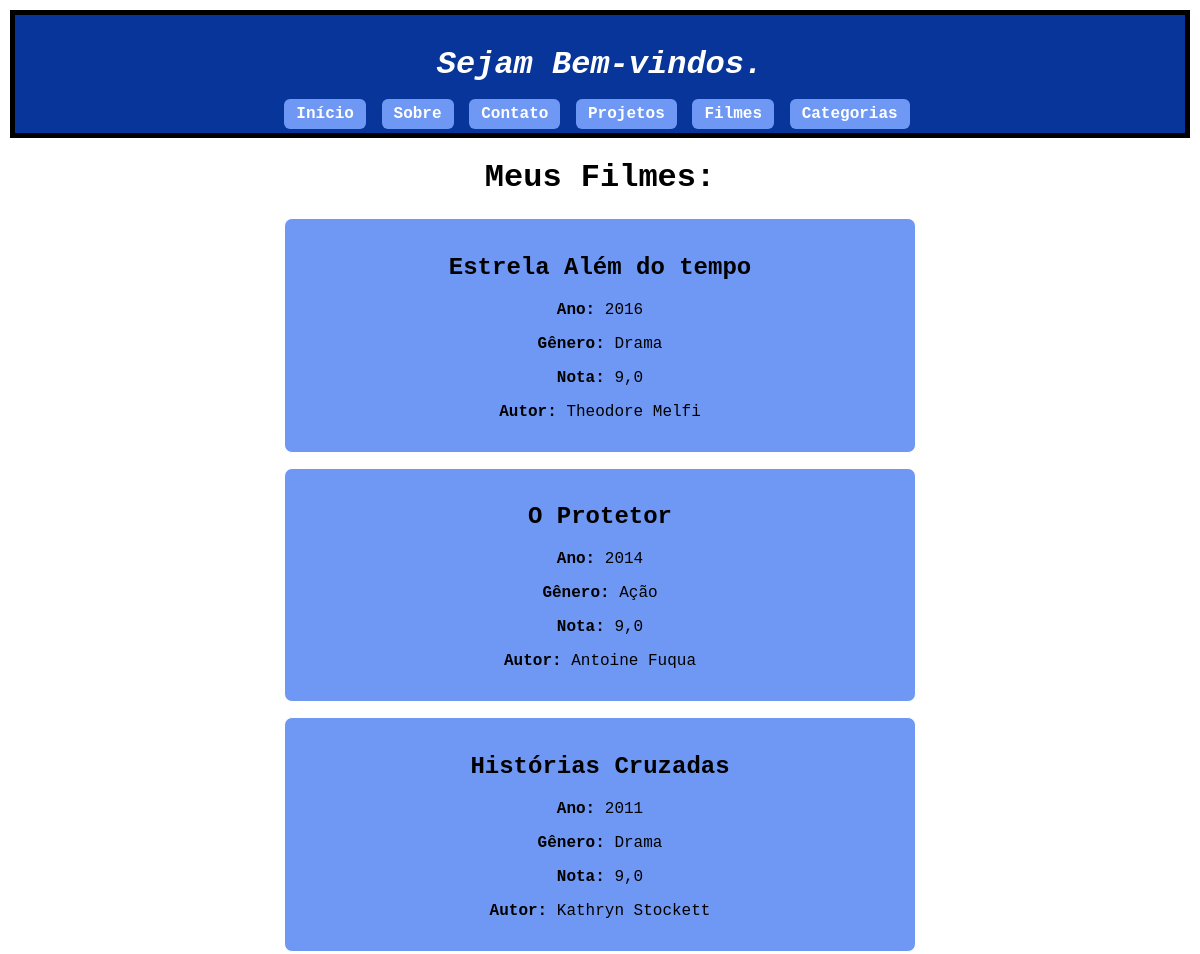
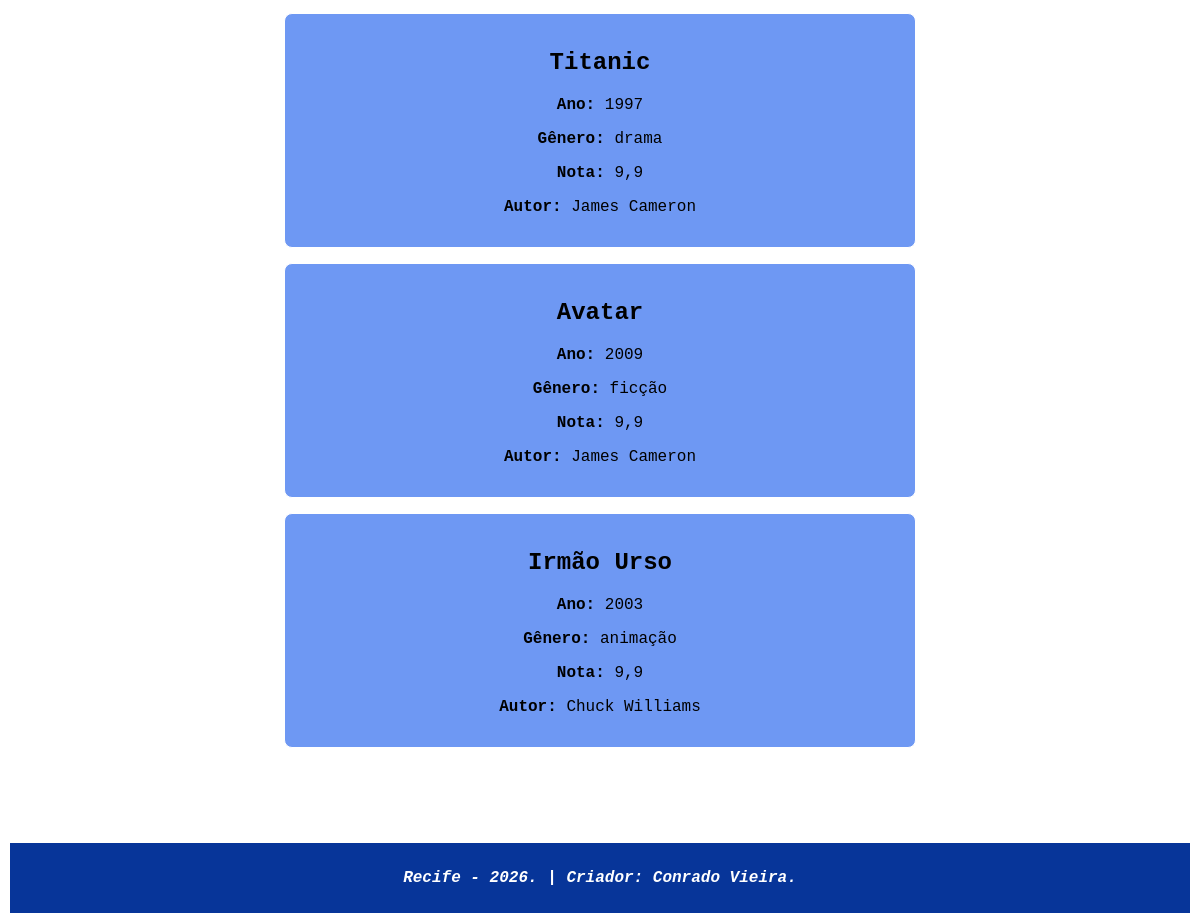
/filmes/, run on the app's committed database (2 pictures, top to bottom).
### paginas/models.py (models this page shows, shortened)
class filme(models.Model):
    titulo = models.CharField(max_length=100)
    ano = models.IntegerField()
    genero = models.CharField(max_length=100)
    nota = models.DecimalField(max_digits=3, decimal_places=1)
    autor = models.CharField(max_length=100)

### paginas/views.py (the view)
# urls.py: path('filmes/', views.lista_filmes),
def lista_filmes(request):
    contexto = {
        'filmes': filme.objects.all(),
    }
    return render(request, 'filmes.html', contexto)

### paginas/templates/filmes.html
{% extends "base.html" %}
{% block content %}
    <h1>Meus Filmes:</h1>
    <ul>
        {% for item in filmes %}
            <li class="cartao">
                <h2><strong>{{ item.titulo }}</strong></h2>
                <p><strong>Ano:</strong> {{ item.ano }}</p>
                <p><strong>Gênero:</strong> {{ item.genero }}</p>
                <p><strong>Nota:</strong> {{ item.nota }}</p>
                <p><strong>Autor:</strong> {{ item.autor }}</p>
            </li>
        {% endfor %}
    </ul>
{% endblock %}

### paginas/templates/base.html (shortened to what this page needs)
{% load static %}
<!DOCTYPE html>
<html lang="pt-br">
<head>
    <link rel="stylesheet" type="text/css" href="{% static 'estilo.css' %}">
</head>
<body>
    <header>
        <h1 style="color: #ffffff;"><i>Sejam Bem-vindos.</i></h1>
        <nav>
            <b>
                <a href="/inicio/">Início</a>
                <a href="/sobre/">Sobre</a>
                <a href="/contato/">Contato</a>
                <a href="/projeto/">Projetos</a>
                <a href="/filmes/">Filmes</a>
                <a href="/categoria/">Categorias</a>
            </b>
        </nav>
    </header>
    <main>
        {% block content %}
        {% endblock %}
    </main>
    <footer>
        <p style="color: #ffffff;"><i><b>Recife - 2026. | Criador: Conrado Vieira.</b></i></p>
    </footer>
</body>
</html>

### paginas/static/estilo.css (style rules this page uses)
body { font-family: Courier; margin: 10px; text-align: center; }
header { background: #073599; color: #fdfcfd; padding: 10px; border: 5px solid black; }
nav a { background-color: #6e98f3; color: #ffffff; padding: 6px 12px; border-radius: 6px; margin-right: 6px; text-decoration: none; }
footer { background: #073599; color: rgba(1, 42, 70, 0.897); margin-top: 80px; padding: 10px; }
ul { list-style-type: none; padding: 0; display: flex; flex-direction: column; align-items: center; }
.cartao { background-color: #6e98f3; border: 1px solid #ffffff; border-radius: 8px; padding: 15px; margin-bottom: 15px; width: 60%; max-width: 600px; text-align: center; }
main { margin: 20px auto; }

### data on the page
filme: titulo "Estrela Além do tempo", ano "2016", genero "Drama", nota "9,0", autor "Theodore Melfi"
filme: titulo "O Protetor", ano "2014", genero "Ação", nota "9,0", autor "Antoine Fuqua"
filme: titulo "Histórias Cruzadas", ano "2011", genero "Drama", nota "9,0", autor "Kathryn Stockett"
filme: titulo "Titanic", ano "1997", genero "drama", nota "9,9", autor "James Cameron"
filme: titulo "Avatar", ano "2009", genero "ficção", nota "9,9", autor "James Cameron"
filme: titulo "Irmão Urso", ano "2003", genero "animação", nota "9,9", autor "Chuck Williams"
